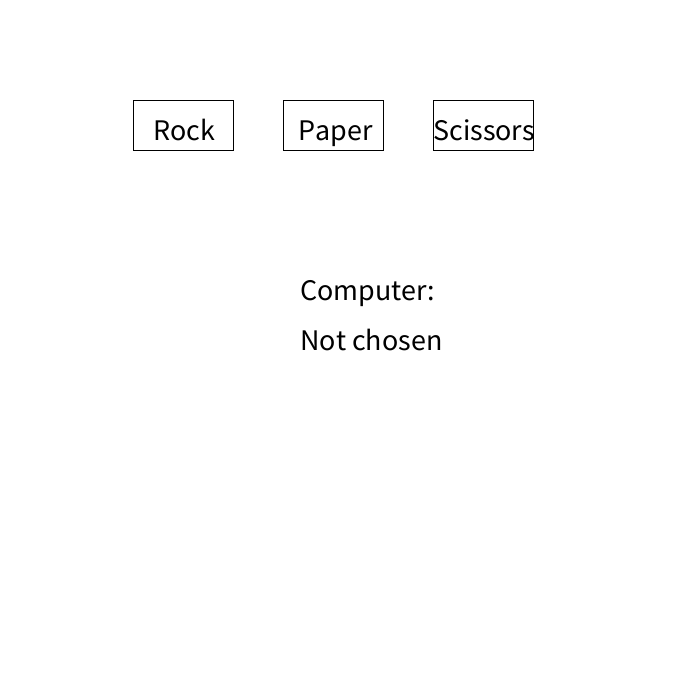
Frame 1 (no input)
Frame 60 (the mouse pressed at the canvas centre just before this capture): identical to frame 1, image omitted
Frame 120 (the mouse held since frame 60 and released just before this capture): identical to frame 1, image omitted

The Processing sketch that drew this single still picture (run headless with seeded random() and noise(); from frame 60 on, the mouse is pressed at the canvas centre):

// Processing sketch: rock_paper_scissors
// ── rock_paper_scissors.pde
String userChoice= "Not chosen";
int x= -1;
String ComputerChoice= "Not chosen";


void setup() {
  size(700, 700);
  textSize(30);
}

void draw() {
  background(255);
  if (userChoice=="Rock") {
    fill(0, 0, 255);
  } else {
    fill(255);
  }
  rect(width/3- 100, 100, 100, 50);

  if (userChoice=="Paper") {
    fill(0, 255, 0);
  } else {
    fill(255);
  }

  rect(width/3 + 50, 100, 100, 50);

  if (userChoice=="Scissors") {
    fill(255, 0, 0);
  } else {
    fill(255);
  }

  rect(width/3+ 200, 100, 100, 50);
  fill(0, 0, 0);
  text("Rock", width/3-80, 140);
  text("Paper", width/3+65, 140);
  text("Scissors", width/3+ 200, 140);

  if (x==0) {
    ComputerChoice= "Rock";
  } else if (x==1) {
    ComputerChoice= "Paper";
  } else if (x==2) {
    ComputerChoice= "Scissors";
  }
  text("Computer:", width/2-50, 300);
  text(ComputerChoice, width/2-50, 350);

  if ((ComputerChoice=="Rock" && userChoice=="Paper")||
    (ComputerChoice=="Scissors" && userChoice=="Rock")||
    (ComputerChoice=="Paper" && userChoice=="Scissors")) {
    text("You Win :)", width/2-50, 600);
  } else if ((ComputerChoice=="Rock" && userChoice=="Scissors")||
    (ComputerChoice=="Scissors" && userChoice=="Paper")||
    (ComputerChoice=="Paper" && userChoice=="Rock")) {
    text("You Lose :(", width/2-50, 600);
  } else if ((ComputerChoice=="Rock" && userChoice=="Rock")||
    (ComputerChoice=="Scissors" && userChoice=="Scissors")||
    (ComputerChoice=="Paper" && userChoice=="Paper")) {
    text("Draw", width/2-50, 600);
  }
}

  void mousePressed() {
    if (mouseX> width/3-100 &&
      mouseX< width/3 && mouseY> 100 && mouseY < 150) {
      userChoice= "Rock";
      x= (int) random(3);
    } else if (mouseX> width/3+50 &&
      mouseX< width/3+150 && mouseY> 100 && mouseY < 150) {
      userChoice= "Paper";
      x= (int) random(3);
    } else if (mouseX> width/3+200 &&
      mouseX< width/3+300 && mouseY> 100 && mouseY < 150) {
      userChoice= "Scissors";
      x= (int) random(3);
    } else {
      userChoice= "Not Chosen";
    }

    println(userChoice);
  }
